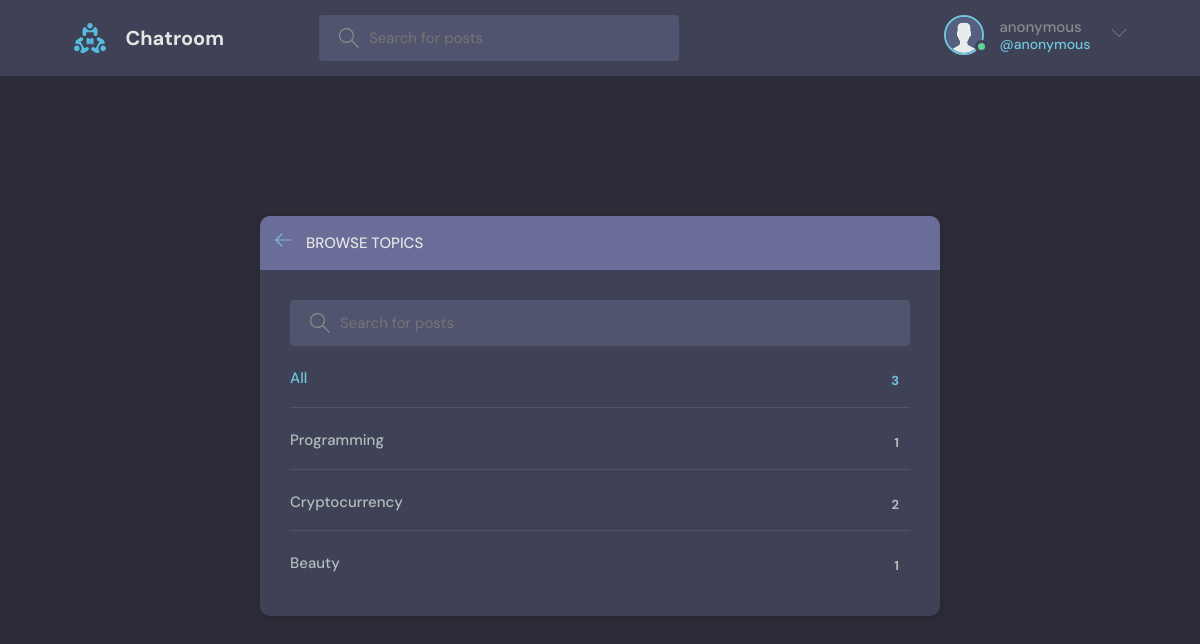
/topics (signed in), run on an earlier commit of the app's database.
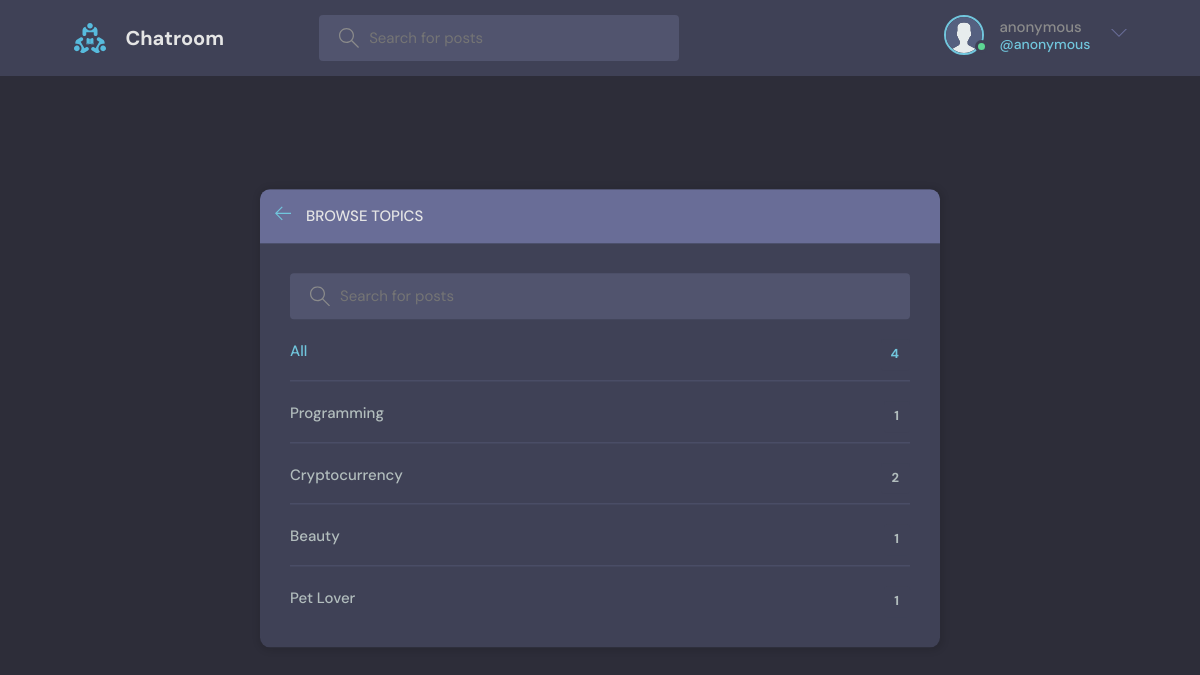
And on a later commit of the database.
### chatroom/models.py (models this page shows, shortened)
class Topic(models.Model):
    name = models.CharField(max_length=300)

### chatroom/views.py (the view)
# urls.py: path('topics', views.TopicsPage, name = 'topics'),
def TopicsPage(request):
    search = request.GET.get('search') if request.GET.get('search') != None else ''
    topics = Topic.objects.filter(name__icontains = search)
    return render(request, 'topics.html', {'topics' : topics})

### chatroom/templates/topics.html (shortened to what this page needs)
{% extends 'main.html' %}
{% block content %}
    <main class="create-room layout">
      <div class="container">
        <div class="layout__box">
          <div class="layout__boxHeader">
            <div class="layout__boxTitle">
              <a href="{% url 'home' %}">
                <svg version="1.1" xmlns="http://www.w3.org/2000/svg" width="32" height="32" viewBox="0 0 32 32">
                  <title>arrow-left</title>
                  <path
                    d="M13.723 2.286l-13.723 13.714 13.719 13.714 1.616-1.611-10.96-10.96h27.625v-2.286h-27.625l10.965-10.965-1.616-1.607z"
                  ></path>
                </svg>
              </a>
              <h3>Browse Topics</h3>
            </div>
          </div>
          <div class="topics-page layout__body">
            <form class="header__search" method="GET">
              <label>
                <input name="search" placeholder="Search for posts" />
              </label>
            </form>
            <ul class="topics__list">
              <li>
                <a href="{% url 'topics' %}" class="active">All <span>{{ topics.count }}</span></a>
              </li>
              {% for topic in topics %}
              <li>
                <a href="{% url 'home' %}?search={{topic.name}}"> {{ topic.name}} <span> {{topic.topicname.all.count}} </span></a>
              </li>
              {% endfor %}
            </ul>
          </div>
        </div>
      </div>
    </main>
{% endblock %}

What changed in the data, as far as the page shows it:
added Topic: name "Pet Lover", topicname.all.count "1"
Also different on the page:
{{ topics.count }}: "3" → "4"
